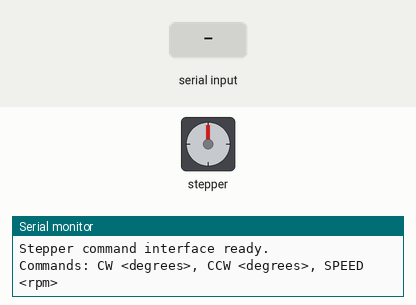
This sketch was run on a simulated Arduino Uno, built with avr-gcc and run on an emulated ATmega328P. Shown: stepper motor, the last lines printed to the serial monitor. Inputs (shaded band) come from the test bench. Stepper angles assume 2048 steps per turn.

Above: at 1.2 s.
1.3 s: "CW\n" received over Serial
At 2.0 s:
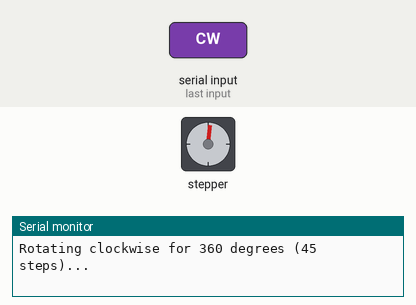
3.0 s: "CCW\n" received over Serial
At 4.2 s:
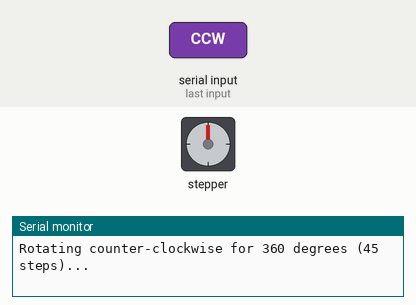
4.5 s: "CW90\n" received over Serial
At 5.5 s:
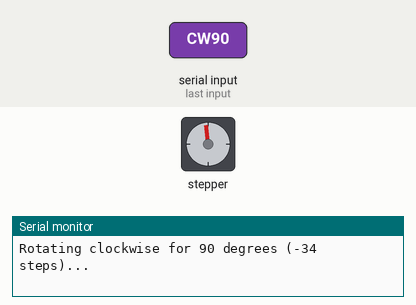
Timing chart, 0 to 7.5 s (numbered marks = the images above; inputs shaded):
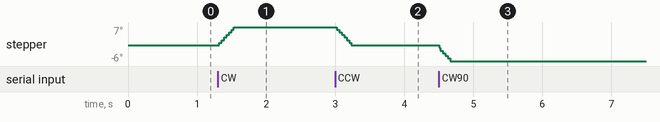

The sketch:

face_tracker.ino
```cpp
#include <Stepper.h>

// Steps per revolution (2048 for 28BYJ-48, 200 for NEMA17)
const int stepsPerRevolution = 2048;

Stepper myStepper(stepsPerRevolution, 8, 10, 9, 11);

String command = "";

void setup() {
  Serial.begin(9600);
  Serial.println("Stepper command interface ready.");
  Serial.println("Commands: CW <degrees>, CCW <degrees>, SPEED <rpm>");

  myStepper.setSpeed(5); // Default speed
}

void loop() {
  if (Serial.available() > 0) {
    command = Serial.readStringUntil('\n');
    command.trim();
    processCommand(command);
  }
}

void processCommand(String cmd) {
  cmd.toUpperCase();

  if (cmd.startsWith("CW")) {
    int degrees = cmd.substring(2).toInt();
    if (degrees <= 0) degrees = 360; // Default full revolution
    int steps = max(1, (degrees * stepsPerRevolution) / 360);
    Serial.print("Rotating clockwise for ");
    Serial.print(degrees);
    Serial.print(" degrees (");
    Serial.print(steps);
    Serial.println(" steps)...");
    myStepper.step(steps);

  } else if (cmd.startsWith("CCW")) {
    int degrees = cmd.substring(3).toInt();
    if (degrees <= 0) degrees = 360;
    int steps = max(1, (degrees * stepsPerRevolution) / 360);
    Serial.print("Rotating counter-clockwise for ");
    Serial.print(degrees);
    Serial.print(" degrees (");
    Serial.print(steps);
    Serial.println(" steps)...");
    myStepper.step(-steps);

  } else if (cmd.startsWith("SPEED")) {
    int rpm = cmd.substring(5).toInt();
    if (rpm > 0) {
      myStepper.setSpeed(rpm);
      Serial.print("Speed set to ");
      Serial.print(rpm);
      Serial.println(" RPM");
    } else {
      Serial.println("Invalid speed value.");
    }

  } else {
    Serial.println("Unknown command. Use CW <deg>, CCW <deg>, SPEED <rpm>");
  }
}
```
